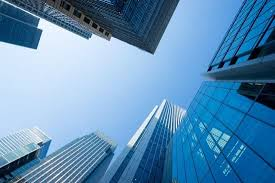
#> input picture 1-1학기/CV/lec7/images.jpg, 275 x 183 px
$ python lec2_2.py --path ../lec7/images.jpg
#> lines starting #> are read from the running program, lines starting #| are printed output that depends on the picture
import argparse
import cv2

parser  = argparse.ArgumentParser()
parser.add_argument('--path', default='Lena.png', help='Image path.')
params = parser.parse_args()

img = cv2.imread(params.path)
#> img is the input picture: shape (183, 275, 3); mean B, G, R 182.4, 143.7, 95.3
print('original image shape : ', img.shape)
#| original image shape :  (183, 275, 3)

width, height = 125, 256
resized_img = cv2.resize(img, (width, height))
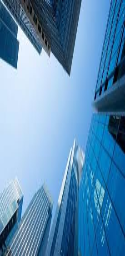
#> resized_img: shape (256, 125, 3); mean B, G, R 182.3, 143.6, 95.2
print('resized image shape : ', resized_img.shape)
#| resized image shape :  (256, 125, 3)

w_mul, h_mul = 0.25, 0.5
resized_img = cv2.resize(img, (0,0), resized_img, w_mul, h_mul)
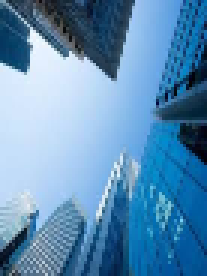
#> resized_img: shape (92, 69, 3) (shown 3 times larger); mean B, G, R 181.9, 143.1, 94.6
print('image shape : ', resized_img.shape)
#| image shape :  (92, 69, 3)

w_mul, h_mul = 2, 4
resized_img = cv2.resize(img, (0,0), resized_img, w_mul, h_mul, cv2.INTER_NEAREST)
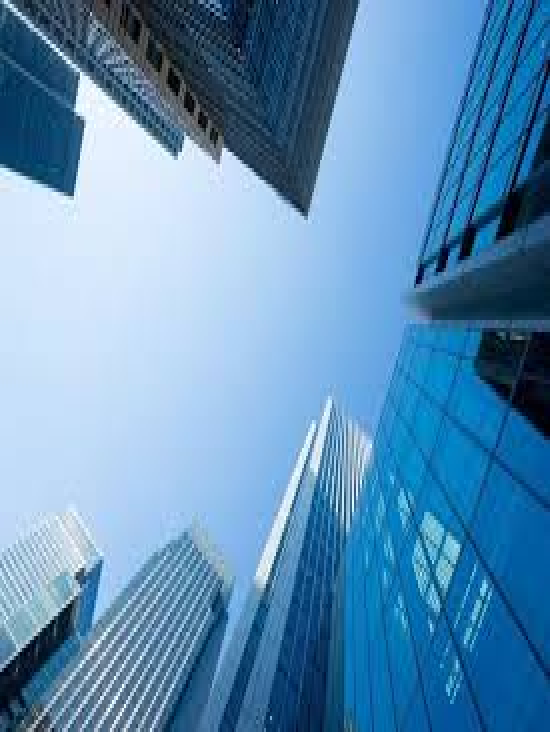
#> resized_img: shape (732, 550, 3); mean B, G, R 182.4, 143.7, 95.3
print('image shape : ', resized_img.shape)
#| image shape :  (732, 550, 3)


img_flip_along_x = cv2.flip(img, 0)
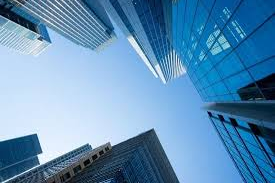
#> img_flip_along_x: shape (183, 275, 3); mean B, G, R 182.4, 143.7, 95.3
img_flip_along_x_along_y = cv2.flip(img_flip_along_x, 1)
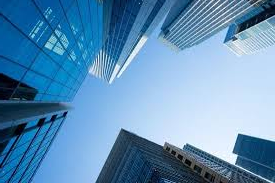
#> img_flip_along_x_along_y: shape (183, 275, 3); mean B, G, R 182.4, 143.7, 95.3
img_flipped_xy = cv2.flip(img, -1)

assert img_flipped_xy.all() == img_flip_along_x_along_y.all()
